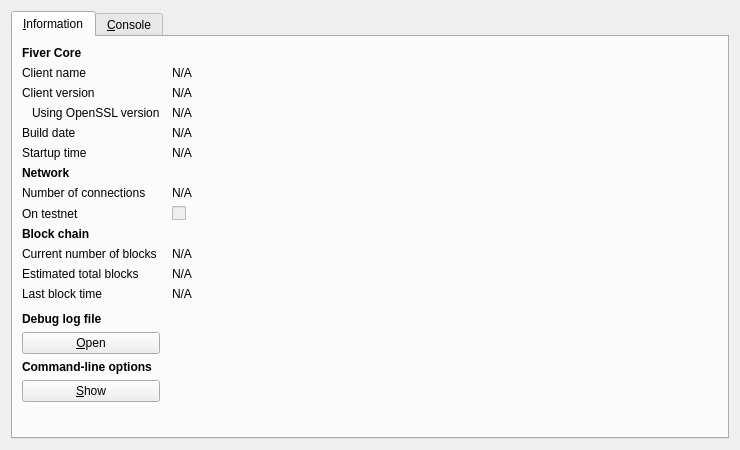
<?xml version="1.0" encoding="UTF-8"?>
<ui version="4.0">
 <class>RPCConsole</class>
 <widget class="QDialog" name="RPCConsole">
  <property name="geometry">
   <rect>
    <x>0</x>
    <y>0</y>
    <width>740</width>
    <height>450</height>
   </rect>
  </property>
  <property name="windowTitle">
   <string>Fiver - Debug window</string>
  </property>
  <layout class="QVBoxLayout" name="verticalLayout_2">
   <item>
    <widget class="QTabWidget" name="tabWidget">
     <property name="currentIndex">
      <number>0</number>
     </property>
     <widget class="QWidget" name="tab_info">
      <attribute name="title">
       <string>&amp;Information</string>
      </attribute>
      <layout class="QGridLayout" name="gridLayout" columnstretch="0,1">
       <property name="horizontalSpacing">
        <number>12</number>
       </property>
       <item row="0" column="0">
        <widget class="QLabel" name="label_9">
         <property name="font">
          <font>
           <weight>75</weight>
           <bold>true</bold>
          </font>
         </property>
         <property name="text">
          <string>Fiver Core</string>
         </property>
        </widget>
       </item>
       <item row="1" column="0">
        <widget class="QLabel" name="label_5">
         <property name="text">
          <string>Client name</string>
         </property>
        </widget>
       </item>
       <item row="1" column="1">
        <widget class="QLabel" name="clientName">
         <property name="cursor">
          <cursorShape>IBeamCursor</cursorShape>
         </property>
         <property name="text">
          <string>N/A</string>
         </property>
         <property name="textFormat">
          <enum>Qt::PlainText</enum>
         </property>
         <property name="textInteractionFlags">
          <set>Qt::LinksAccessibleByMouse|Qt::TextSelectableByKeyboard|Qt::TextSelectableByMouse</set>
         </property>
        </widget>
       </item>
       <item row="2" column="0">
        <widget class="QLabel" name="label_6">
         <property name="text">
          <string>Client version</string>
         </property>
        </widget>
       </item>
       <item row="2" column="1">
        <widget class="QLabel" name="clientVersion">
         <property name="cursor">
          <cursorShape>IBeamCursor</cursorShape>
         </property>
         <property name="text">
          <string>N/A</string>
         </property>
         <property name="textFormat">
          <enum>Qt::PlainText</enum>
         </property>
         <property name="textInteractionFlags">
          <set>Qt::LinksAccessibleByMouse|Qt::TextSelectableByKeyboard|Qt::TextSelectableByMouse</set>
         </property>
        </widget>
       </item>
       <item row="3" column="0">
        <widget class="QLabel" name="label_14">
         <property name="text">
          <string>Using OpenSSL version</string>
         </property>
         <property name="indent">
          <number>10</number>
         </property>
        </widget>
       </item>
       <item row="3" column="1">
        <widget class="QLabel" name="openSSLVersion">
         <property name="cursor">
          <cursorShape>IBeamCursor</cursorShape>
         </property>
         <property name="text">
          <string>N/A</string>
         </property>
         <property name="textFormat">
          <enum>Qt::PlainText</enum>
         </property>
         <property name="textInteractionFlags">
          <set>Qt::LinksAccessibleByMouse|Qt::TextSelectableByKeyboard|Qt::TextSelectableByMouse</set>
         </property>
        </widget>
       </item>
       <item row="4" column="0">
        <widget class="QLabel" name="label_12">
         <property name="text">
          <string>Build date</string>
         </property>
        </widget>
       </item>
       <item row="4" column="1">
        <widget class="QLabel" name="buildDate">
         <property name="cursor">
          <cursorShape>IBeamCursor</cursorShape>
         </property>
         <property name="text">
          <string>N/A</string>
         </property>
         <property name="textFormat">
          <enum>Qt::PlainText</enum>
         </property>
         <property name="textInteractionFlags">
          <set>Qt::LinksAccessibleByMouse|Qt::TextSelectableByKeyboard|Qt::TextSelectableByMouse</set>
         </property>
        </widget>
       </item>
       <item row="5" column="0">
        <widget class="QLabel" name="label_13">
         <property name="text">
          <string>Startup time</string>
         </property>
        </widget>
       </item>
       <item row="5" column="1">
        <widget class="QLabel" name="startupTime">
         <property name="cursor">
          <cursorShape>IBeamCursor</cursorShape>
         </property>
         <property name="text">
          <string>N/A</string>
         </property>
         <property name="textFormat">
          <enum>Qt::PlainText</enum>
         </property>
         <property name="textInteractionFlags">
          <set>Qt::LinksAccessibleByMouse|Qt::TextSelectableByKeyboard|Qt::TextSelectableByMouse</set>
         </property>
        </widget>
       </item>
       <item row="6" column="0">
        <widget class="QLabel" name="label_11">
         <property name="font">
          <font>
           <weight>75</weight>
           <bold>true</bold>
          </font>
         </property>
         <property name="text">
          <string>Network</string>
         </property>
        </widget>
       </item>
       <item row="7" column="0">
        <widget class="QLabel" name="label_7">
         <property name="text">
          <string>Number of connections</string>
         </property>
        </widget>
       </item>
       <item row="7" column="1">
        <widget class="QLabel" name="numberOfConnections">
         <property name="cursor">
          <cursorShape>IBeamCursor</cursorShape>
         </property>
         <property name="text">
          <string>N/A</string>
         </property>
         <property name="textFormat">
          <enum>Qt::PlainText</enum>
         </property>
         <property name="textInteractionFlags">
          <set>Qt::LinksAccessibleByMouse|Qt::TextSelectableByKeyboard|Qt::TextSelectableByMouse</set>
         </property>
        </widget>
       </item>
       <item row="8" column="0">
        <widget class="QLabel" name="label_8">
         <property name="text">
          <string>On testnet</string>
         </property>
        </widget>
       </item>
       <item row="8" column="1">
        <widget class="QCheckBox" name="isTestNet">
         <property name="enabled">
          <bool>false</bool>
         </property>
         <property name="text">
          <string/>
         </property>
        </widget>
       </item>
       <item row="9" column="0">
        <widget class="QLabel" name="label_10">
         <property name="font">
          <font>
           <weight>75</weight>
           <bold>true</bold>
          </font>
         </property>
         <property name="text">
          <string>Block chain</string>
         </property>
        </widget>
       </item>
       <item row="10" column="0">
        <widget class="QLabel" name="label_3">
         <property name="text">
          <string>Current number of blocks</string>
         </property>
        </widget>
       </item>
       <item row="10" column="1">
        <widget class="QLabel" name="numberOfBlocks">
         <property name="cursor">
          <cursorShape>IBeamCursor</cursorShape>
         </property>
         <property name="text">
          <string>N/A</string>
         </property>
         <property name="textFormat">
          <enum>Qt::PlainText</enum>
         </property>
         <property name="textInteractionFlags">
          <set>Qt::LinksAccessibleByMouse|Qt::TextSelectableByKeyboard|Qt::TextSelectableByMouse</set>
         </property>
        </widget>
       </item>
       <item row="11" column="0">
        <widget class="QLabel" name="label_4">
         <property name="text">
          <string>Estimated total blocks</string>
         </property>
        </widget>
       </item>
       <item row="11" column="1">
        <widget class="QLabel" name="totalBlocks">
         <property name="cursor">
          <cursorShape>IBeamCursor</cursorShape>
         </property>
         <property name="text">
          <string>N/A</string>
         </property>
         <property name="textFormat">
          <enum>Qt::PlainText</enum>
         </property>
         <property name="textInteractionFlags">
          <set>Qt::LinksAccessibleByMouse|Qt::TextSelectableByKeyboard|Qt::TextSelectableByMouse</set>
         </property>
        </widget>
       </item>
       <item row="12" column="0">
        <widget class="QLabel" name="label_2">
         <property name="text">
          <string>Last block time</string>
         </property>
        </widget>
       </item>
       <item row="12" column="1">
        <widget class="QLabel" name="lastBlockTime">
         <property name="cursor">
          <cursorShape>IBeamCursor</cursorShape>
         </property>
         <property name="text">
          <string>N/A</string>
         </property>
         <property name="textFormat">
          <enum>Qt::PlainText</enum>
         </property>
         <property name="textInteractionFlags">
          <set>Qt::LinksAccessibleByMouse|Qt::TextSelectableByKeyboard|Qt::TextSelectableByMouse</set>
         </property>
        </widget>
       </item>
       <item row="13" column="0">
        <spacer name="verticalSpacer_2">
         <property name="orientation">
          <enum>Qt::Vertical</enum>
         </property>
         <property name="sizeHint" stdset="0">
          <size>
           <width>20</width>
           <height>20</height>
          </size>
         </property>
        </spacer>
       </item>
       <item row="14" column="0">
        <widget class="QLabel" name="labelDebugLogfile">
         <property name="font">
          <font>
           <weight>75</weight>
           <bold>true</bold>
          </font>
         </property>
         <property name="text">
          <string>Debug log file</string>
         </property>
        </widget>
       </item>
       <item row="15" column="0">
        <widget class="QPushButton" name="openDebugLogfileButton">
         <property name="toolTip">
          <string>Open the Fiver debug log file from the current data directory. This can take a few seconds for large log files.</string>
         </property>
         <property name="text">
          <string>&amp;Open</string>
         </property>
         <property name="autoDefault">
          <bool>false</bool>
         </property>
        </widget>
       </item>
       <item row="16" column="0">
        <widget class="QLabel" name="labelCLOptions">
         <property name="font">
          <font>
           <weight>75</weight>
           <bold>true</bold>
          </font>
         </property>
         <property name="text">
          <string>Command-line options</string>
         </property>
        </widget>
       </item>
       <item row="17" column="0">
        <widget class="QPushButton" name="showCLOptionsButton">
         <property name="toolTip">
          <string>Show the Fiver-Qt help message to get a list with possible Fiver command-line options.</string>
         </property>
         <property name="text">
          <string>&amp;Show</string>
         </property>
         <property name="autoDefault">
          <bool>false</bool>
         </property>
        </widget>
       </item>
       <item row="18" column="0">
        <spacer name="verticalSpacer">
         <property name="orientation">
          <enum>Qt::Vertical</enum>
         </property>
         <property name="sizeHint" stdset="0">
          <size>
           <width>20</width>
           <height>40</height>
          </size>
         </property>
        </spacer>
       </item>
      </layout>
     </widget>
     <widget class="QWidget" name="tab_console">
      <attribute name="title">
       <string>&amp;Console</string>
      </attribute>
      <layout class="QVBoxLayout" name="verticalLayout_3">
       <property name="spacing">
        <number>3</number>
       </property>
       <item>
        <widget class="QTextEdit" name="messagesWidget">
         <property name="minimumSize">
          <size>
           <width>0</width>
           <height>100</height>
          </size>
         </property>
         <property name="readOnly">
          <bool>true</bool>
         </property>
         <property name="tabKeyNavigation" stdset="0">
          <bool>false</bool>
         </property>
         <property name="columnCount" stdset="0">
          <number>2</number>
         </property>
        </widget>
       </item>
       <item>
        <layout class="QHBoxLayout" name="horizontalLayout">
         <property name="spacing">
          <number>3</number>
         </property>
         <item>
          <widget class="QLabel" name="label">
           <property name="text">
            <string notr="true">&gt;</string>
           </property>
          </widget>
         </item>
         <item>
          <widget class="QLineEdit" name="lineEdit"/>
         </item>
         <item>
          <widget class="QPushButton" name="clearButton">
           <property name="maximumSize">
            <size>
             <width>24</width>
             <height>24</height>
            </size>
           </property>
           <property name="toolTip">
            <string>Clear console</string>
           </property>
           <property name="text">
            <string/>
           </property>
           <property name="icon">
            <iconset resource="../bitcoin.qrc">
             <normaloff>:/icons/remove</normaloff>:/icons/remove</iconset>
           </property>
           <property name="shortcut">
            <string notr="true">Ctrl+L</string>
           </property>
           <property name="autoDefault">
            <bool>false</bool>
           </property>
          </widget>
         </item>
        </layout>
       </item>
      </layout>
     </widget>
    </widget>
   </item>
  </layout>
 </widget>
 <resources>
  <include location="../bitcoin.qrc"/>
 </resources>
 <connections/>
</ui>
